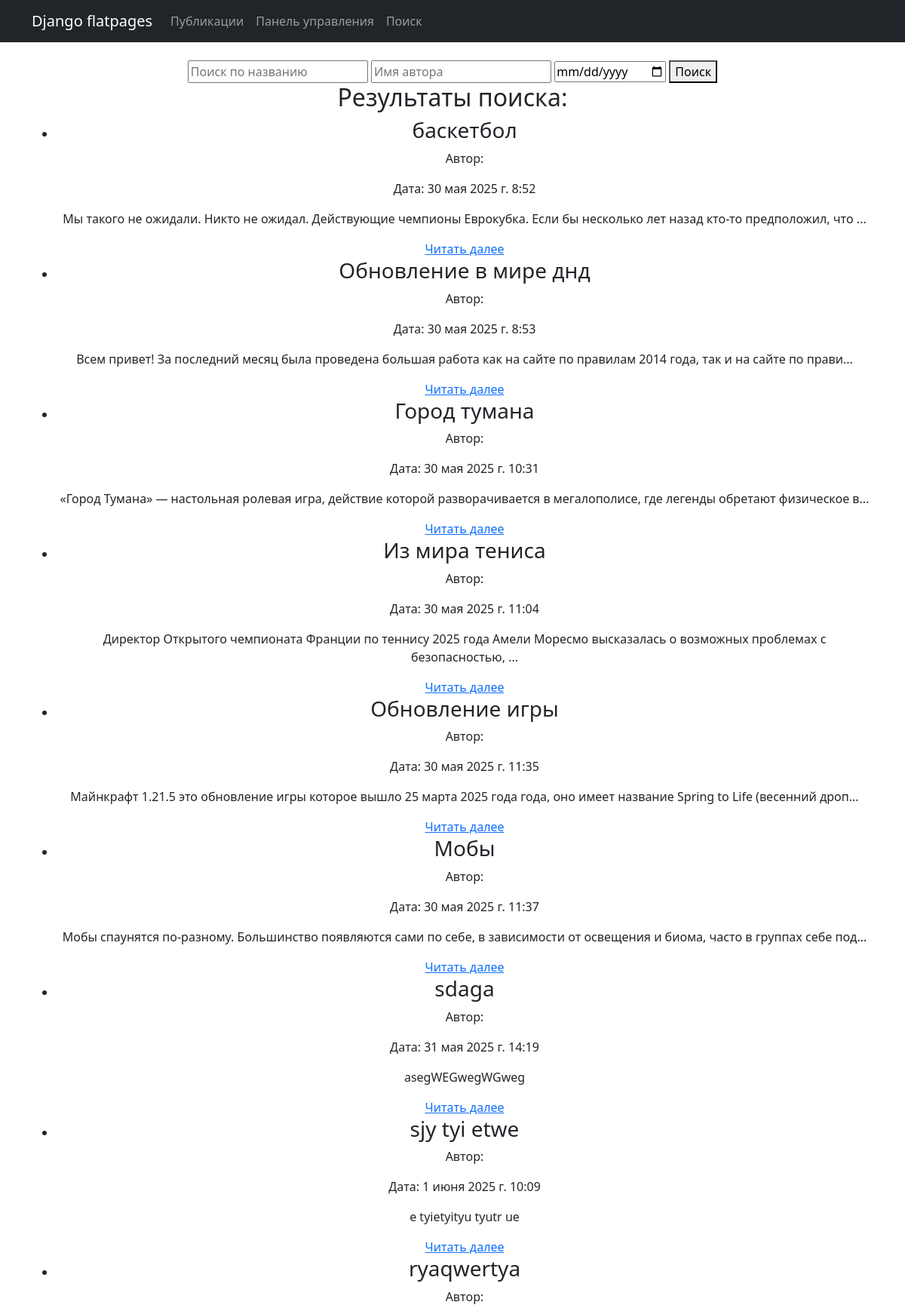
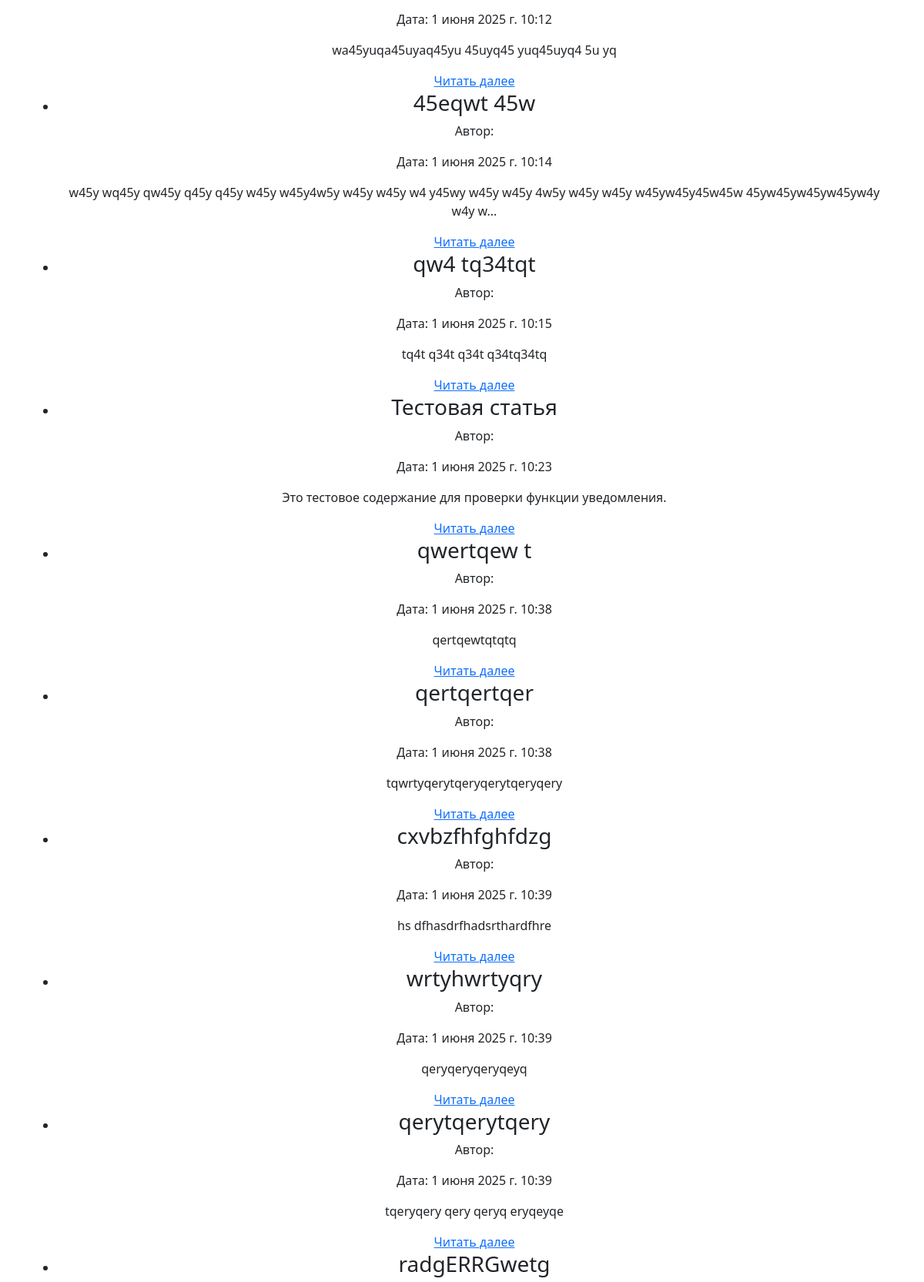
/posts/search/ (upper part), run on the app's committed database (2 pictures, top to bottom).
### news/models.py (models this page shows, shortened)
class Post(models.Model):
    ARTICLE = 'AR'
    NEWS = 'NE'
    POST_TYPE_CHOICES = [
        (ARTICLE, 'Article'),
        (NEWS, 'News'),
    ]
    author = models.ForeignKey(Author, on_delete=models.CASCADE)
    post_type = models.CharField(max_length=2, choices=POST_TYPE_CHOICES)
    created_at = models.DateTimeField(auto_now_add=True)
    categories = models.ManyToManyField(Category, through='PostCategory')
    title = models.CharField(max_length=255)
    text = models.TextField()
    rating = models.IntegerField(default=0)
    def get_absolute_url(self):
        return reverse('post_detail', args=[str(self.id)])
    def preview(self):
        return self.text[:124] + ('...' if len(self.text) > 124 else '')

### news/views.py (the view)
# urls.py: path('search/', search_news, name='news_search'),
def search_news(request):
    query = request.GET.get('query', '')
    author = request.GET.get('author', '')
    date_after = request.GET.get('date_after', '')
    posts_queryset = Post.objects.all()
    if query:
        posts_queryset = posts_queryset.filter(title__icontains=query)
    if author:
        posts_queryset = posts_queryset.filter(
            author__name__icontains=author)
    if date_after:
        posts_queryset = posts_queryset.filter(dateCreations__gte=date_after)
    context = {
        'posts': posts_queryset,
        'query': query,
        'author': author,
        'date_after': date_after,
    }
    return render(request, 'news/post_search.html', context)

### templates/news/post_search.html (shortened to what this page needs)
{% extends 'flatpages/default.html' %}
{% block content %}
<br>
   <form action="" method="get">
    <input type="text" name="query" placeholder="Поиск по названию" value="{{ query }}">
    <input type="text" name="author" placeholder="Имя автора" value="{{ author }}">
    <input type="date" name="date_after" placeholder="Дата после" value="{{ date_after }}">
    <button type="submit">Поиск</button>
</form>
<h2>Результаты поиска:</h2>
<ul>
    {% for post in posts %}
        <li>
            <h3>{{ post.title }}</h3>
            <p>Автор: {{ post.author.name }}</p>
            <p>Дата: {{ post.created_at }}</p>
            <p>{{ post.preview }}</p>
            <a href="{{ post.get_absolute_url }}">Читать далее</a>
        </li>
    {% empty %}
        <li>Нет результатов.</li>
    {% endfor %}
</ul>
{% endblock content %}

### data on the page
Post: title "баскетбол", created_at "30 мая 2025 г. 8:52", preview "Мы такого не ожидали. Никто не ожидал. Действующие чемпионы Еврокубка. Если бы несколько лет назад кто-то предположил, что ..."
Post: title "Обновление в мире днд", created_at "30 мая 2025 г. 8:53", preview "Всем привет! За последний месяц была проведена большая работа как на сайте по правилам 2014 года, так и на сайте по прави..."
Post: title "Город тумана", created_at "30 мая 2025 г. 10:31", preview "«Город Тумана» — настольная ролевая игра, действие которой разворачивается в мегалополисе, где легенды обретают физическое в..."
Post: title "Из мира тениса", created_at "30 мая 2025 г. 11:04", preview "Директор Открытого чемпионата Франции по теннису 2025 года Амели Моресмо высказалась о возможных проблемах с безопасностью, ..."
Post: title "Обновление игры", created_at "30 мая 2025 г. 11:35", preview "Майнкрафт 1.21.5 это обновление игры которое вышло 25 марта 2025 года года, оно имеет название Spring to Life (весенний дроп..."
Post: title "Мобы", created_at "30 мая 2025 г. 11:37", preview "Мобы спаунятся по-разному. Большинство появляются сами по себе, в зависимости от освещения и биома, часто в группах себе под..."
Post: title "sdaga", created_at "31 мая 2025 г. 14:19", preview "asegWEGwegWGweg"
Post: title "sjy tyi etwe", created_at "1 июня 2025 г. 10:09", preview "e tyietyityu tyutr ue"
Post: title "ryaqwertya", created_at "1 июня 2025 г. 10:12", preview "wa45yuqa45uyaq45yu 45uyq45 yuq45uyq4 5u yq"
Post: title "45eqwt 45w", created_at "1 июня 2025 г. 10:14", preview "w45y wq45y qw45y q45y q45y w45y w45y4w5y w45y w45y w4 y45wy w45y w45y 4w5y w45y w45y w45yw45y45w45w 45yw45yw45yw45yw4y w4y w..."
Post: title "qw4 tq34tqt", created_at "1 июня 2025 г. 10:15", preview "tq4t q34t q34t q34tq34tq"
Post: title "Тестовая статья", created_at "1 июня 2025 г. 10:23", preview "Это тестовое содержание для проверки функции уведомления."
Post: title "qwertqew t", created_at "1 июня 2025 г. 10:38", preview "qertqewtqtqtq"
Post: title "qertqertqer", created_at "1 июня 2025 г. 10:38", preview "tqwrtyqerytqeryqerytqeryqery"
Post: title "cxvbzfhfghfdzg", created_at "1 июня 2025 г. 10:39", preview "hs dfhasdrfhadsrthardfhre"
Post: title "wrtyhwrtyqry", created_at "1 июня 2025 г. 10:39", preview "qeryqeryqeryqeyq"
Post: title "qerytqerytqery", created_at "1 июня 2025 г. 10:39", preview "tqeryqery qery qeryq eryqeyqe"
Post: title "radgERRGwetg"
